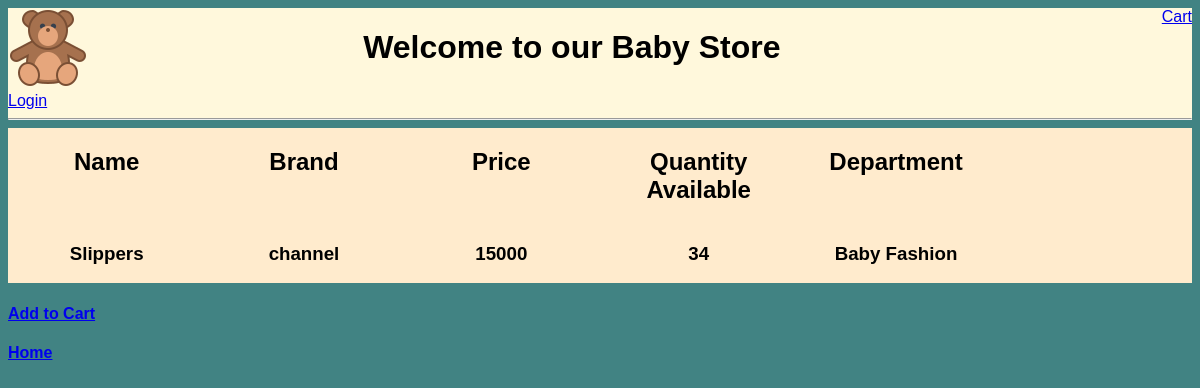
/item/2/, run on the app's committed database.
### app/models.py (models this page shows, shortened)
class Item(models.Model):
    department = models.ForeignKey(Department, on_delete=CASCADE)
    brand = models.CharField(max_length=200, blank=True)
    name = models.CharField(max_length=200, unique=True)
    price = models.IntegerField(null=False)
    dozen_price = models.IntegerField(blank=True, null=True)
    quantity = models.IntegerField(default=0)
    time_added = models.DateTimeField(default=datetime.now, blank=True)
    updated = models.DateTimeField(null=True, blank=True)
    class Meta:
        ordering = ['-quantity', '-price']

class Department(models.Model):
    name = models.CharField(max_length=200, unique=True)
    def __str__(self):
        return self.name

### app/views.py (the view)
# urls.py: path('item/<str:pk>/', views.item, name='item'),
def item(request, pk):
    item = Item.objects.get(id=pk)
    context = {"item": item,}
    return render(request, 'app/item.html', context)

### app/templates/app/item.html (shortened to what this page needs)
{% extends 'main.html' %}
{% block content %}
<div class="item-container-columns">
    <div>
        <h2>Name</h2>
    </div>
    <div>
        <h2>Brand</h2>
    </div>
    <div>
        <h2>Price</h2>
    </div>
    <div>
        <h2>Quantity Available</h2>
    </div>
    <div>
        <h2>Department</h2>
    </div>
</div>
<div class="item-container">
    <div><h3>{{item.name|title}}</h3></div>
    <div>{%if item.brand %}
            <h3>{{item.brand}}</h3>
        {% else %}
            <h3>Not specified</h3>
        {% endif %}
    </div>
    <div><h3>{{item.price}}</h3></div>
    <div><h3>{{item.quantity}}</h3></div>
    <div><h3>{{item.department}}</h3></div>
</div>
<h4><a href="{% url 'item_cart' item.id %}">Add to Cart</a></h4>
{%endblock%}

### templates/main.html (style rules this page uses)
body { font-size: medium; font-style: normal; font-family: 'Trebuchet MS', 'Lucida Sans Unicode', 'Lucida Grande', 'Lucida Sans', Arial, sans-serif; }

### app/templates/app/item.html (style rules this page uses)
.body { background-color: rgb(65, 131, 131); }
.item-container { background-color: blanchedalmond; font-size: medium; font-style: normal; font-family: 'Trebuchet MS', 'Lucida Sans Unicode', 'Lucida Grande', 'Lucida Sans', Arial, sans-serif; display: grid; grid-template-columns: 0.50fr 0.50fr 0.50fr 0.50fr 0.50fr 0.50fr; text-align: center; }
.item-container-columns { background-color: blanchedalmond; font-size: medium; font-style: normal; font-family: 'Trebuchet MS', 'Lucida Sans Unicode', 'Lucida Grande', 'Lucida Sans', Arial, sans-serif; text-align: center; display: grid; grid-template-columns: 0.50fr 0.50fr 0.50fr 0.50fr 0.50fr 0.50fr; }

### data on the page
Item: name "Slippers", brand "channel", price "15000", quantity "34", department "Baby Fashion"
